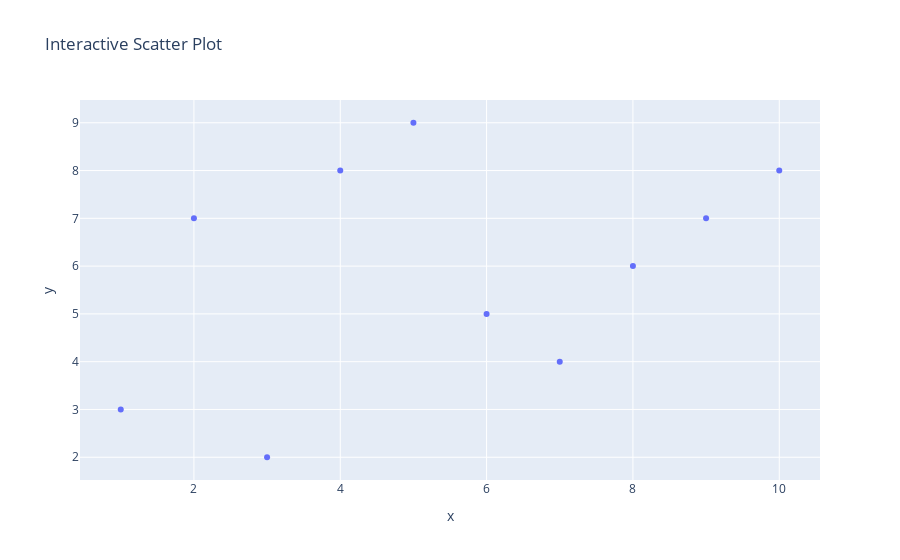

Notebook code for this chart:
### Code cell
import plotly.express as px
import pandas as pd

# Sample Data
df = pd.DataFrame({
    'x': list(range(1, 11)),
    'y': [3, 7, 2, 8, 9, 5, 4, 6, 7, 8]
})

# Interactive Scatter Plot
fig = px.scatter(df, x='x', y='y', title="Interactive Scatter Plot")
fig.show()

### Figure 1 — Plotly figure (JSON) as saved in the notebook; plotly's stock layout.template omitted (floating-point values rounded to 4 significant figures)
{"data": [{"hovertemplate": "x=%{x}<br>y=%{y}<extra></extra>", "legendgroup": "", "marker": {"color": "#636efa", "symbol": "circle"}, "mode": "markers", "name": "", "orientation": "v", "showlegend": false, "type": "scatter", "x": [1, 2, 3, 4, 5, 6, 7, 8, 9, 10], "xaxis": "x", "y": [3, 7, 2, 8, 9, 5, 4, 6, 7, 8], "yaxis": "y"}], "layout": {"legend": {"tracegroupgap": 0}, "title": {"text": "Interactive Scatter Plot"}, "xaxis": {"anchor": "y", "domain": [0, 1], "title": {"text": "x"}}, "yaxis": {"anchor": "x", "domain": [0, 1], "title": {"text": "y"}}}}
